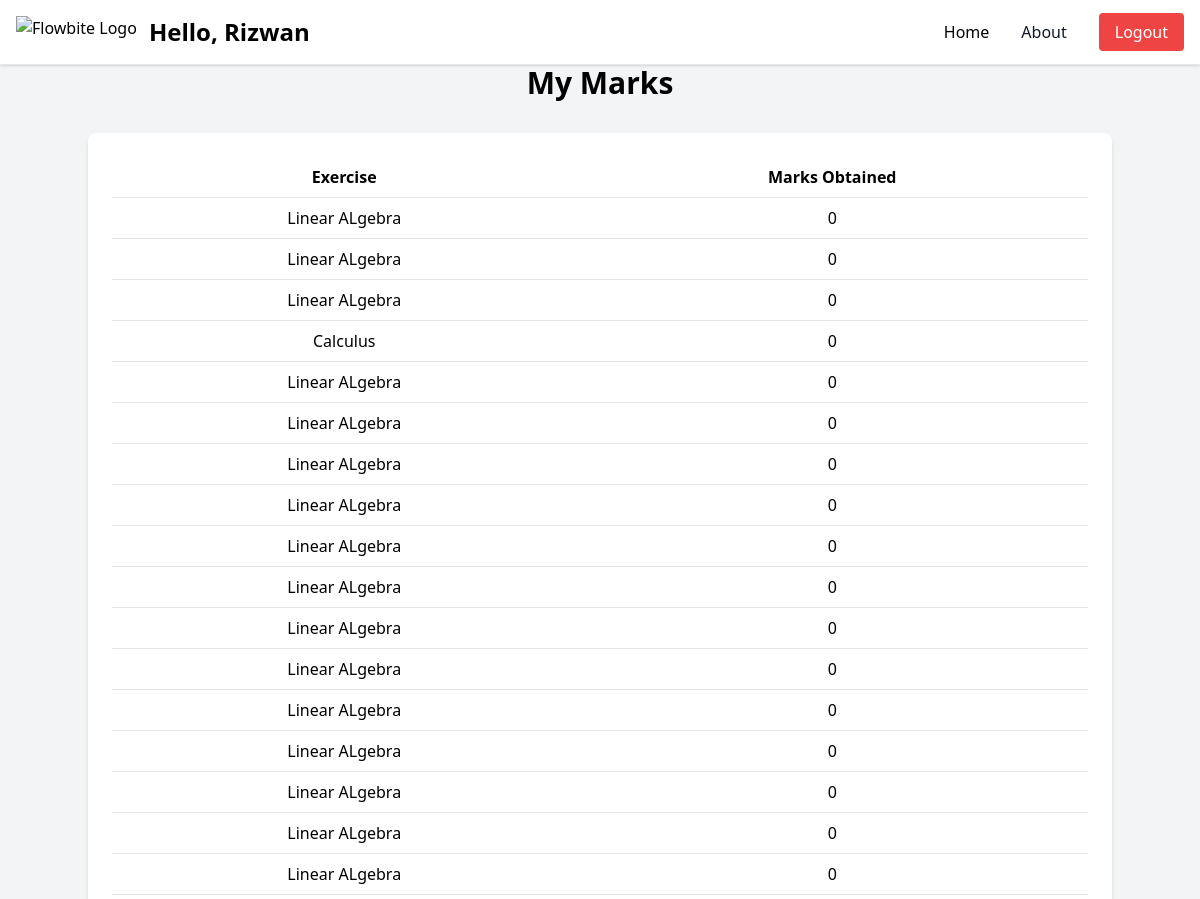
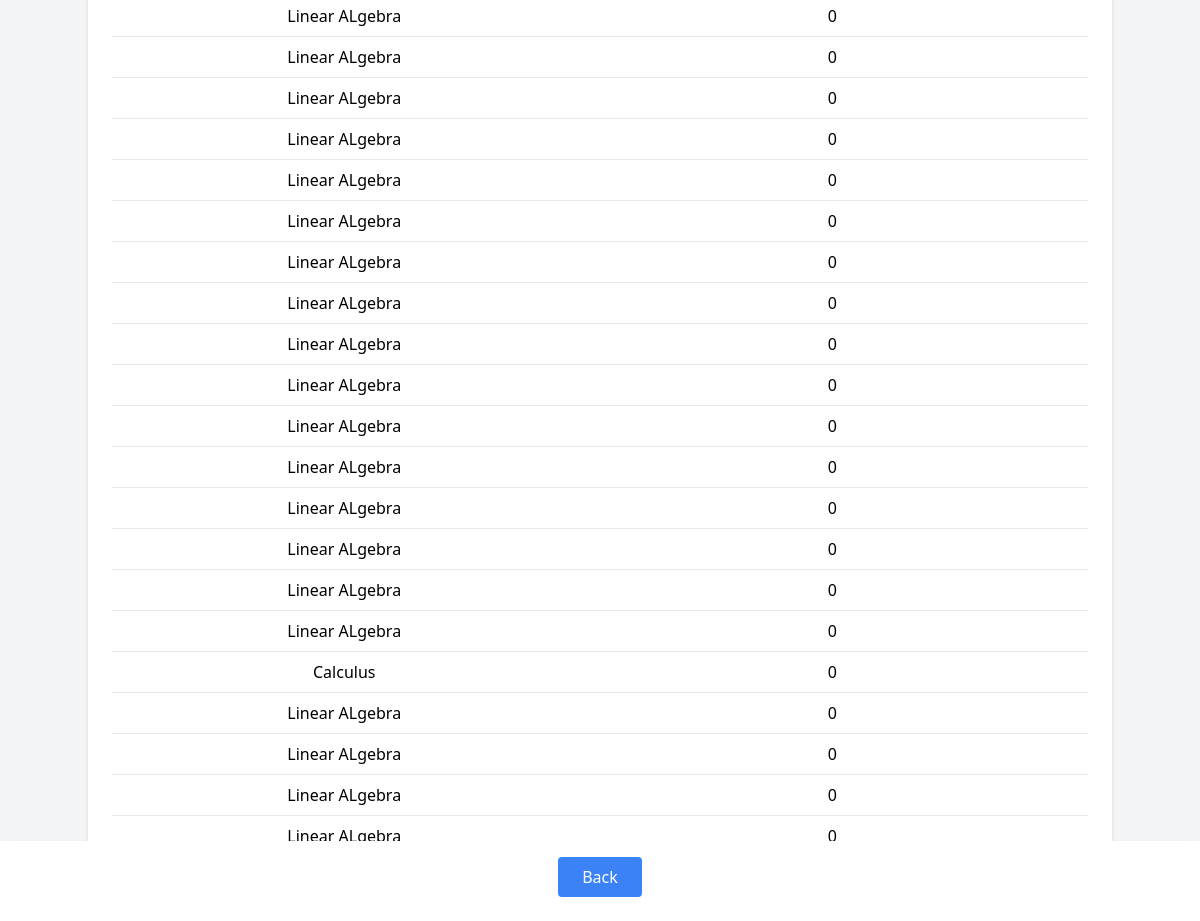
/marks/ (signed in), run on the app's committed database (2 pictures, top to bottom).
### main/models.py (models this page shows, shortened)
class Submission(models.Model):
    exercise = models.ForeignKey(Exercise, related_name='submissions', on_delete=models.CASCADE)
    user = models.ForeignKey(User, on_delete=models.CASCADE)
    answer_text = models.TextField(blank=True)
    answer_image = models.ImageField(upload_to='submissions/', blank=True)
    feedback = models.TextField(blank=True)
    marks_obtained = models.IntegerField(default=0)
    created_at = models.DateTimeField(default=timezone.now)

class Exercise(models.Model):
    lecture = models.ForeignKey(Lecture, related_name='exercises', on_delete=models.CASCADE)
    question_text = models.TextField()
    correct_solution = models.TextField(default='Default solution')

class Lecture(models.Model):
    course = models.ForeignKey(Course, related_name='lectures', on_delete=models.CASCADE)
    title = models.CharField(max_length=100)
    video_url = models.URLField()

### main/views.py (the view)
# urls.py: path('marks/', views.marks_view, name='marks'),
@login_required
def marks_view(request):
    submissions = Submission.objects.filter(user=request.user)
    return render(request, 'marks.html', {'submissions': submissions})

### templates/marks.html (shortened to what this page needs)
<!DOCTYPE html>
<html lang="en">
<head>
    <script src="https://cdn.tailwindcss.com"></script>
</head>
{% include "header.html" %}
<body class="bg-gray-100">
    <div class="container mx-auto">
        <h1 class="text-3xl font-bold text-center mb-8">My Marks</h1>
        <div class="bg-white p-6 rounded-lg shadow-md">
            <table class="w-full table-auto">
                <thead>
                    <tr>
                        <th class="px-4 py-2">Exercise</th>
                        <th class="px-4 py-2">Marks Obtained</th>
                    </tr>
                </thead>
                <tbody class="text-center">
                    {% for submission in submissions %}
                        <tr class="border-t">
                            <td class="px-4 py-2">{{ submission.exercise.lecture.title }}</td>
                            <td class="px-4 py-2">{{ submission.marks_obtained }}</td>
                        </tr>
                    {% endfor %}
                </tbody>
            </table>
        </div>
    </div>
    {% include "footer.html" %}
</body>
</html>

### templates/header.html (shortened to what this page needs)
{% load static %}
<!DOCTYPE html>
<html lang="en">
<head>
    <script src="https://cdn.tailwindcss.com"></script>
</head>
<body class="bg-gray-100 flex flex-col min-h-screen">
    <nav class="bg-white border-b border-gray-200 dark:bg-gray-900 dark:border-gray-700 shadow">
        <div class="max-w-screen-xl mx-auto flex flex-wrap items-center justify-between p-4">
            <a href="#" class="flex items-center space-x-3 rtl:space-x-reverse">
                <img src="https://seeklogo.com/images/I/its-logo-D8F21DA8FE-seeklogo.com.png" class="h-8" alt="Flowbite Logo" />
                <span class="self-center text-2xl font-semibold whitespace-nowrap dark:text-white">Hello, {{ request.user }}</span>
            </a>
            <div class="hidden w-full md:block md:w-auto" id="navbar-default">
                <ul class="font-medium flex flex-col p-4 md:p-0 mt-4 border border-gray-100 rounded-lg bg-gray-50 md:flex-row md:space-x-8 rtl:space-x-reverse md:mt-0 md:border-0 md:bg-white dark:bg-gray-800 md:dark:bg-gray-900 dark:border-gray-700">
                    <li>
                        <a href="{% url 'dashboard' %}" class="block py-2 px-3 text-white  rounded md:bg-transparent md:text-black md:p-0 dark:text-white hover:text-blue-500 md:hover:text-blue-700 md:dark:text-blue-500" aria-current="page">Home</a>
                    </li>
                    <li>
                        <a href="{% url 'about' %}" class="block py-2 px-3 text-gray-900 rounded hover:bg-gray-100 md:hover:bg-transparent md:border-0 md:hover:text-blue-700 md:p-0 dark:text-white md:dark:hover:text-blue-500 dark:hover:bg-gray-700 dark:hover:text-white md:dark:hover:bg-transparent">About</a>
                    </li>
                    <li>
                        <a href="{% url 'logout' %}" class="bg-red-500 text-white py-2 px-4 rounded hover:bg-red-600">Logout</a>
                    </li>
                </ul>
            </div>
        </div>
    </nav>
</body>
</html>

### data on the page
Submission: exercise.lecture "Linear ALgebra", marks_obtained "0"
Submission: exercise.lecture "Linear ALgebra", marks_obtained "0"
Submission: exercise.lecture "Linear ALgebra", marks_obtained "0"
Submission: exercise.lecture "Calculus", marks_obtained "0"
Submission: exercise.lecture "Linear ALgebra", marks_obtained "0"
Submission: exercise.lecture "Linear ALgebra", marks_obtained "0"
Submission: exercise.lecture "Linear ALgebra", marks_obtained "0"
Submission: exercise.lecture "Linear ALgebra", marks_obtained "0"
Submission: exercise.lecture "Linear ALgebra", marks_obtained "0"
Submission: exercise.lecture "Linear ALgebra", marks_obtained "0"
Submission: exercise.lecture "Linear ALgebra", marks_obtained "0"
Submission: exercise.lecture "Linear ALgebra", marks_obtained "0"
Submission: exercise.lecture "Linear ALgebra", marks_obtained "0"
Submission: exercise.lecture "Linear ALgebra", marks_obtained "0"
Submission: exercise.lecture "Linear ALgebra", marks_obtained "0"
Submission: exercise.lecture "Linear ALgebra", marks_obtained "0"
Submission: exercise.lecture "Linear ALgebra", marks_obtained "0"
Submission: exercise.lecture "Linear ALgebra", marks_obtained "0"
Submission: exercise.lecture "Linear ALgebra", marks_obtained "0"
Submission: exercise.lecture "Linear ALgebra", marks_obtained "0"
Submission: exercise.lecture "Linear ALgebra", marks_obtained "0"
Submission: exercise.lecture "Linear ALgebra", marks_obtained "0"
Submission: exercise.lecture "Linear ALgebra", marks_obtained "0"
Submission: exercise.lecture "Linear ALgebra", marks_obtained "0"
Submission: exercise.lecture "Linear ALgebra", marks_obtained "0"
Submission: exercise.lecture "Linear ALgebra", marks_obtained "0"
Submission: exercise.lecture "Linear ALgebra", marks_obtained "0"
Submission: exercise.lecture "Linear ALgebra", marks_obtained "0"
Submission: exercise.lecture "Linear ALgebra", marks_obtained "0"
Submission: exercise.lecture "Linear ALgebra", marks_obtained "0"
Submission: exercise.lecture "Linear ALgebra", marks_obtained "0"
Submission: exercise.lecture "Linear ALgebra", marks_obtained "0"
Submission: exercise.lecture "Linear ALgebra", marks_obtained "0"
Submission: exercise.lecture "Calculus", marks_obtained "0"
Submission: exercise.lecture "Linear ALgebra", marks_obtained "0"
Submission: exercise.lecture "Linear ALgebra", marks_obtained "0"
Submission: exercise.lecture "Linear ALgebra", marks_obtained "0"
Submission: exercise.lecture "Linear ALgebra", marks_obtained "0"

### other printed values
{{ request.user }} "Rizwan"
